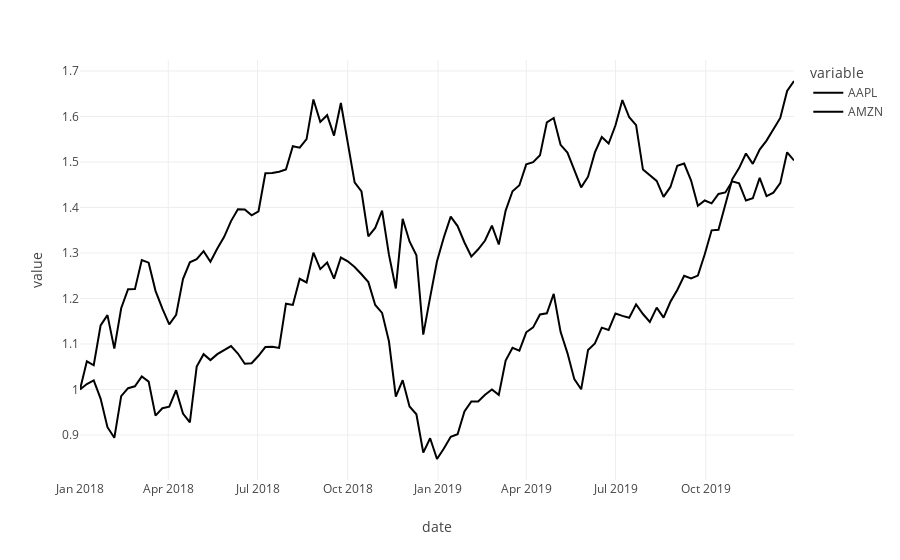

Write notebook code for a chart like this one.
### Markdown cell above
**The .astream method** outputs are action-observation pairs until an answer is achieved by the agent. The contents of the outputs are:
- *Actions*: the actions the agent will take: agentaction() or messages() referring to the agent invocation
- *Observations*: steps() with history of what agent has done so far and messages() with function invocation results.
- *Final answer*: Agentfinish() output and messages()

### Code cell
chunks = []
input1 = "can you use the stocks dataframe in plotly express to generate a line graph comparing amazon and apple?"

async for chunk in agent_executor.astream({
# for chunk in agent_executor.stream({
    "input": input1,
    "chat_history" : chat_history #Integrating chat_history
}):
    chunks.append(chunk)
    print("------")
    pprint.pprint(chunk, depth=1)
